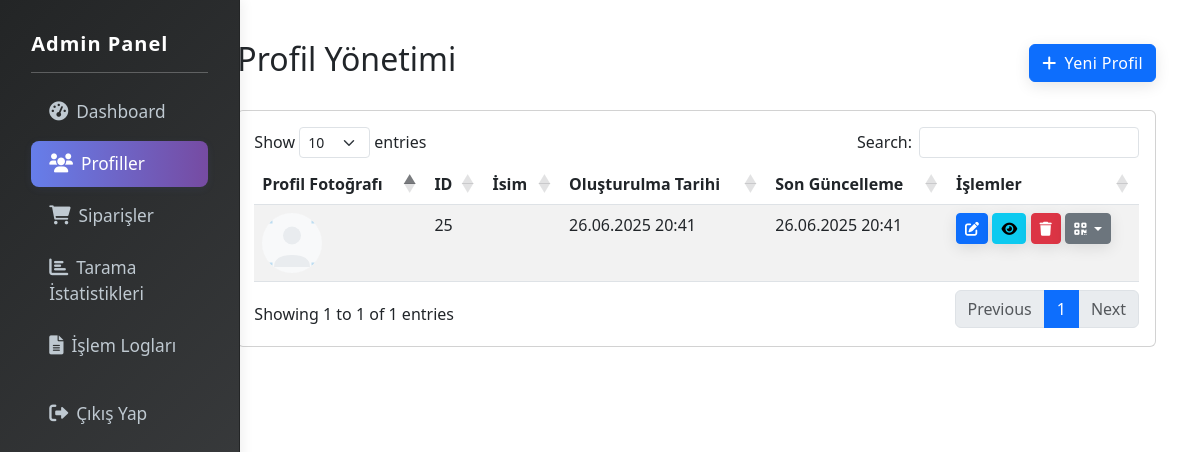
Screenshot of /admin/profiles.php (signed in) with the database file from the repository.
### tables this page shows
CREATE TABLE `profiles` (
  `id` int(11) NOT NULL,
  `name` varchar(100) DEFAULT NULL,
  `bio` text DEFAULT NULL,
  `photo_url` varchar(255) DEFAULT NULL,
  `theme` varchar(50) DEFAULT 'default',
  `social_links` longtext DEFAULT NULL CHECK (json_valid(`social_links`)),
  `created_at` timestamp NULL DEFAULT current_timestamp(),
  `updated_at` timestamp NULL DEFAULT current_timestamp() ON UPDATE current_timestamp(),
  `slug` varchar(32) DEFAULT NULL,
  `phone` varchar(20) DEFAULT NULL
);

### config/site.php (called while the page is built, shortened)
<?php
function getBasePath() {
    return (isset($_SERVER['HTTP_HOST']) && strpos($_SERVER['HTTP_HOST'], 'localhost') !== false)
        ? SITE_BASE_PATH_DEV
        : SITE_BASE_PATH;
}
?>

### admin/profiles.php (the view, shortened to what this page needs)
<?php
require_once __DIR__ . '/../config/site.php';
$db = Database::getInstance();
$connection = $db->getConnection();
$connection->set_charset("utf8mb4");
$query = "SELECT * FROM profiles ORDER BY created_at DESC";
$result = $connection->query($query);
$profiles = [];
if ($result) {
    while ($row = $result->fetch_assoc()) {
        $profiles[] = $row;
    }
}
?>
<!DOCTYPE html>
<html lang="tr">
<head>
    <link href="<?= getBasePath() ?>/assets/css/dashboard.css" rel="stylesheet">
    <link href="<?= getBasePath() ?>/assets/css/profile-themes.css" rel="stylesheet">
    <link href="https://cdn.jsdelivr.net/npm/bootstrap@5.3.0/dist/css/bootstrap.min.css" rel="stylesheet">
    <link href="https://cdn.datatables.net/1.11.5/css/dataTables.bootstrap5.min.css" rel="stylesheet">
    <link href="https://cdnjs.cloudflare.com/ajax/libs/font-awesome/6.0.0/css/all.min.css" rel="stylesheet">
</head>
<body>
    <div class="container-fluid">
        <div class="row">
            <?php include 'templates/sidebar.php'; ?>
            <div class="col-md-9 col-lg-10 ms-sm-auto main-content">
                <div class="container">
                    <div class="d-flex justify-content-between align-items-center mb-4">
                        <h2>Profil Yönetimi</h2>
                        <button type="button" class="btn btn-primary" data-bs-toggle="modal" data-bs-target="#createProfileModal">
                            <i class="fas fa-plus me-2"></i>Yeni Profil
                        </button>
                    </div>
                    <div class="card">
                        <div class="card-body">
                            <table id="profilesTable" class="table table-striped">
                                <thead>
                                    <tr>
                                        <th>Profil Fotoğrafı</th>
                                        <th>ID</th>
                                        <th>İsim</th>
                                        <th>Oluşturulma Tarihi</th>
                                        <th>Son Güncelleme</th>
                                        <th>İşlemler</th>
                                    </tr>
                                </thead>
                                <tbody>
                                    <?php foreach ($profiles as $profile): ?>                                    <tr>
                                        <td>
                                            <?php
                                            $photoData = null;
                                            if ($photoData && isset($photoData['filename'])) {
                                                $baseName = pathinfo($photoData['filename'], PATHINFO_FILENAME);
                                                echo '<picture>';
                                                echo '<source srcset="' . getBasePath() . '/public/uploads/profiles/thumb/' . $baseName . '.webp" type="image/webp">';
                                                echo '<img src="' . getBasePath() . '/public/uploads/profiles/thumb/' . $photoData['filename'] . '" ';
                                                echo 'alt="' . htmlspecialchars($profile['name']) . ' profil fotoğrafı" ';
                                                echo 'class="profile-photo-admin" loading="lazy">';
                                                echo '</picture>';
                                            } else {
                                                echo '<img src="' . getBasePath() . '/assets/images/default-profile.svg" alt="Varsayılan profil" class="profile-photo-admin" loading="lazy">';
                                            }
                                            ?>
                                        </td>
                                        <td><?php echo $profile['id']; ?></td>
                                        <td><?php echo htmlspecialchars($profile['name']); ?></td>
                                        <td><?php echo date('d.m.Y H:i', strtotime($profile['created_at'])); ?></td>
                                        <td><?php echo date('d.m.Y H:i', strtotime($profile['updated_at'])); ?></td>
                                        <td>
                                            <button class="btn btn-sm btn-primary" onclick="editProfile(<?php echo $profile['id']; ?>)">
                                                <i class="fas fa-edit"></i>
                                            </button>
                                            <button class="btn btn-sm btn-info" onclick="viewProfile(<?php echo $profile['id']; ?>)">
                                                <i class="fas fa-eye"></i>
                                            </button>
                                            <button class="btn btn-sm btn-danger" onclick="deleteProfile(<?php echo $profile['id']; ?>)">
                                                <i class="fas fa-trash"></i>
                                            </button>
                                            <div class="dropdown d-inline">
                                                <button class="btn btn-sm btn-secondary dropdown-toggle" type="button" data-bs-toggle="dropdown">
                                                    <i class="fas fa-qrcode"></i>
                                                </button>
                                            </div>
                                        </td>
                                    </tr>
                                    <?php endforeach; ?>
                                </tbody>
                            </table>
                        </div>
                    </div>
                </div>
            </div>
        </div>
    </div>
<div class="position-fixed top-0 end-0 p-3" style="z-index: 1100">
</div>
</body>
</html>

### assets/css/dashboard.css (style rules this page uses)
@media (min-width: 992px) { .main-content { margin-left: 240px !important; } }
.main-content { padding: 20px; }
.card { height: 100%; transition: all 0.3s ease; }

### assets/css/profile-themes.css (style rules this page uses)
:root { --font-family: 'Inter', 'Segoe UI', Tahoma, Geneva, Verdana, sans-serif; --background-color: #f8f9fa; --text-color: #222; --accent-color: #007bff; --card-background: #fff; --social-facebook: #1877f2; --social-twitter: #1da1f2; --social-instagram: linear-gradient(45deg, #405de6, #5851db, #833ab4, #c13584, #e1306c, #fd1d1d); --social-linkedin: #0077b5; --social-github: #333; --social-youtube: #ff0000; --social-whatsapp: #25d366; --social-tiktok: #010101; --social-pinterest: #e60023; --social-spotify: #1db954; --social-medium: #00ab6c; --social-twitch: #9147ff; --social-discord: #5865f2; --social-reddit: #ff4500; --social-telegram: #0088cc; }
body { font-family: var(--font-family); margin: 0; padding: 20px; min-height: 100vh; display: flex; flex-direction: column; align-items: center; background: var(--background-color); color: var(--text-color); transition: all 0.4s cubic-bezier(0.4, 0, 0.2, 1); background-attachment: fixed; }
.btn, .button-default, .button-rounded, .button-outlined { background-color: var(--accent-color); color: #fff; border: none; border-radius: 12px; padding: 14px 28px; font-size: 16px; font-weight: 500; transition: all 0.3s cubic-bezier(0.4, 0, 0.2, 1); text-decoration: none; display: inline-flex; align-items: center; justify-content: center; box-shadow: 0 4px 15px rgba(0,0,0,0.1); letter-spacing: 0.02em; }

### admin/profiles.php (style rules this page uses)
.profile-photo-admin { width: 60px; height: 60px; object-fit: cover; border-radius: 50%; }

### rows the page displays
profiles: id "25", created_at "26.06.2025 20:41", updated_at "26.06.2025 20:41"
